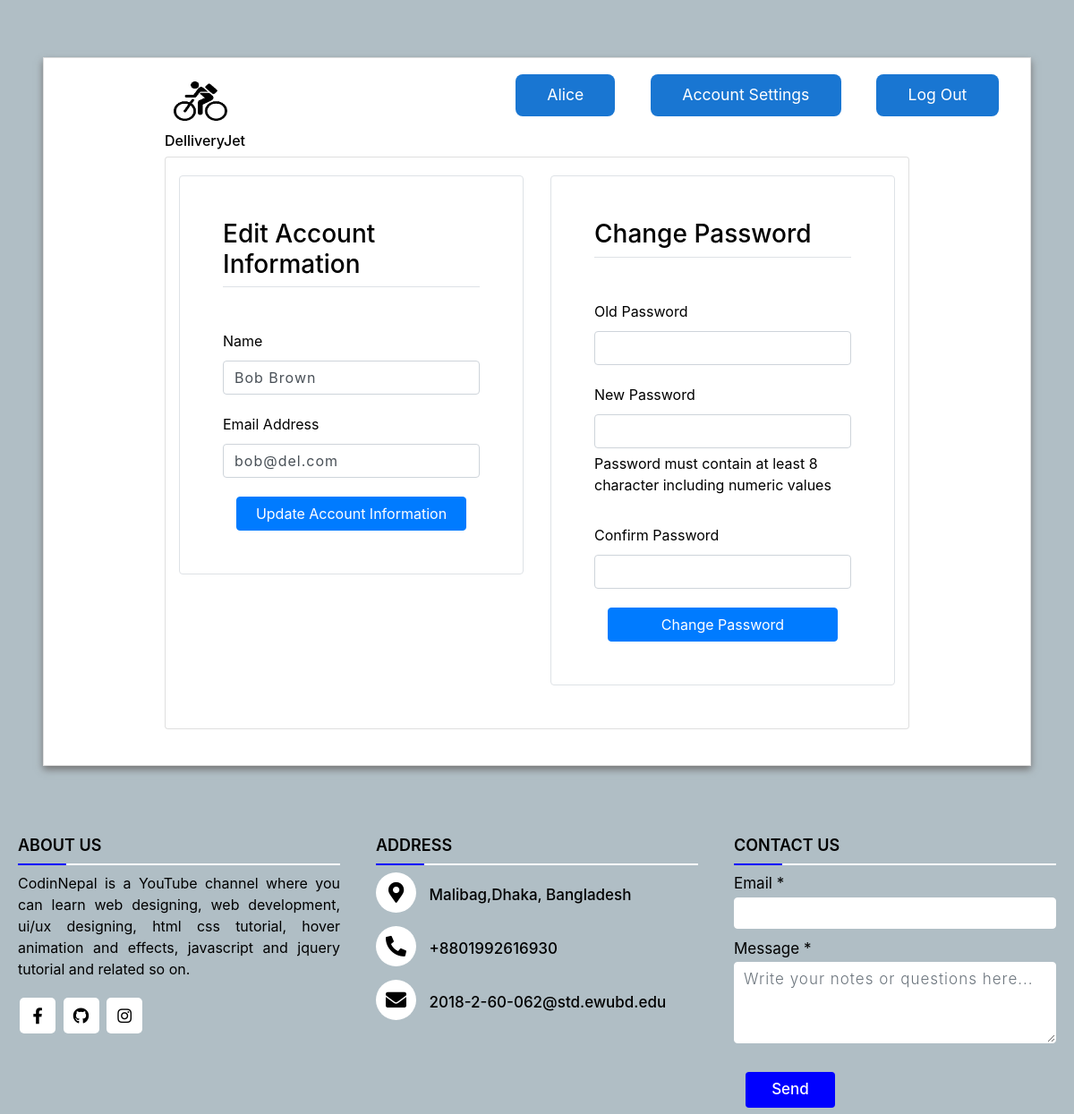
/account-settings/5/ (signed in), run on an earlier commit of the app's database.
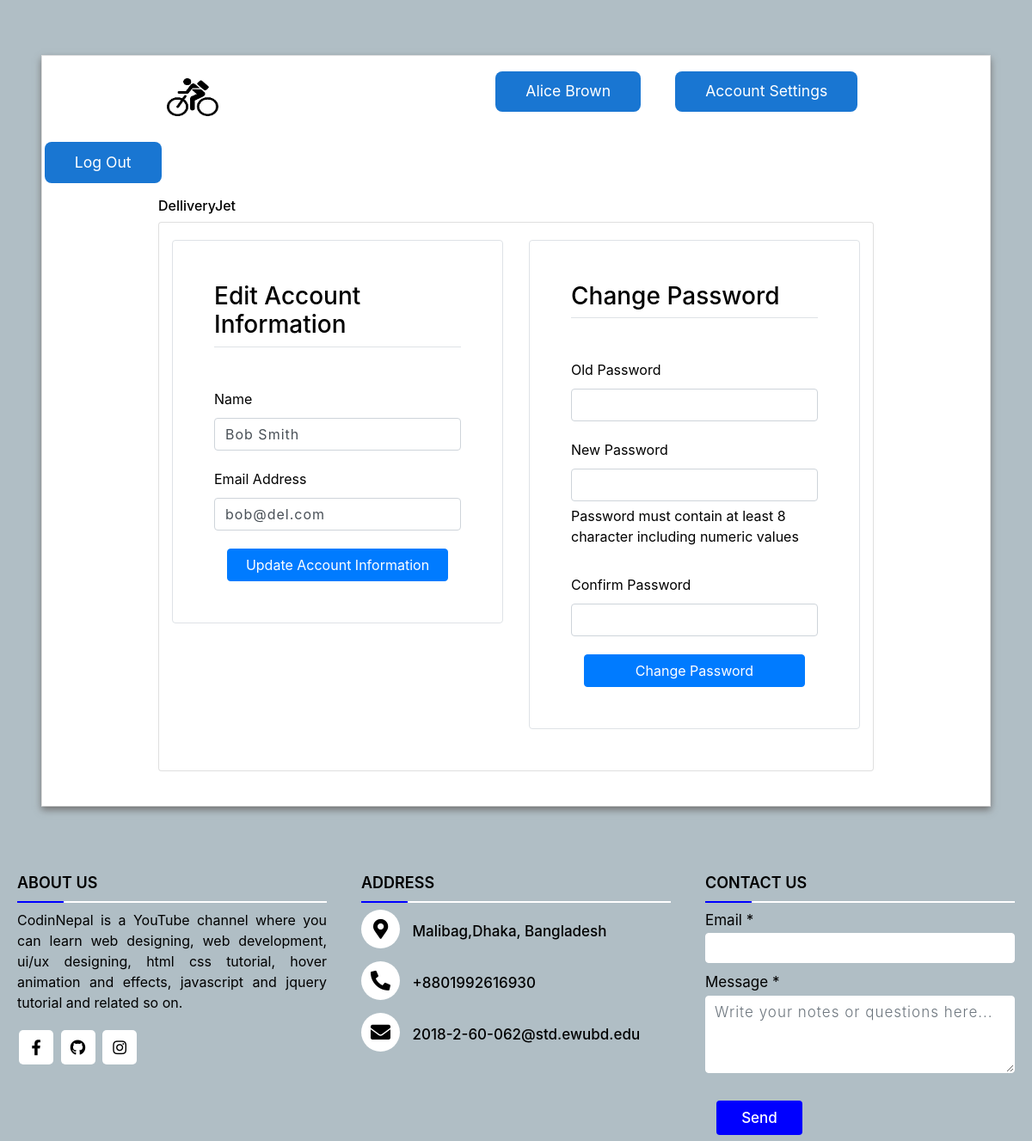
And on a later commit of the database.
### users/models.py (models this page shows, shortened)
class User(AbstractBaseUser):
    email = models.EmailField(max_length=255, unique=True)
    name = models.CharField(max_length=255)
    date_joined = models.DateTimeField(auto_now_add=True)
    is_buyer = models.BooleanField(default=False)
    is_company = models.BooleanField(default=False)
    is_DeliveryMan = models.BooleanField(default=False)
    is_active = models.BooleanField(default=True)
    is_staff = models.BooleanField(default=False)
    is_admin = models.BooleanField(default=False)
    USERNAME_FIELD = 'email'
    REQUIRED_FIELDS = ['name']  # Email & Password are required by default.
    objects = MyUserManager()

### users/views.py (the view, shortened to what this page needs)
# urls.py: path('account-settings/<str:pk>/', account_settings, name='account-settings'),
@login_required(login_url='login')
def account_settings(request, pk):
    user = User.objects.get(id=pk)
    information_form = AccountInformationForm(instance=user)
    password_form = PasswordChangeForm(request.user)
    context = {
        'information_form': information_form,
        'password_form': password_form,
    }
    return render(request, 'account-settings.html', context)

### users/forms.py
class AccountInformationForm(ModelForm):
    class Meta:
        model = User
        fields = ('name', 'email')

### users/templates/account-settings.html (shortened to what this page needs)
{% extends "base.html" %}
{% load static %}
{% load widget_tweaks %}
{% block content %}
<html>
    <head>
        <link rel="stylesheet" href="https://stackpath.bootstrapcdn.com/bootstrap/4.3.1/css/bootstrap.min.css">
</head>
<body>
<div class="container-fluid px-1 px-md-5 px-lg-1 px-xl-5 py-5 mx-auto">
    <div class="card card0 border-4">
        <div class="row d-flex">
                <div class="card1 ">
                     <div > <img src="{% static 'assets/favicon.png' %}" class="logo">
                        <button class="mbtn blue"  ><a href= "{% url 'home' %}">{{request.user.name}}</a></button>
                        <button class="mbtn blue"  ><a href= "">Account Settings</a></button>
                        <button class="mbtn blue" > <a href="{% url 'logout' %}">Log Out </a></button>
                        <div class="relative"><h6><a href="{% url 'home' %}">DelliveryJet</a></h6></div>
                    </div>
                </div>
                <div class="card2 card border-2">
<section class="site-section">
    <div class="container">
        <div class="row">
            <div class="col-lg-6 mb-5">
                <form class="p-4 p-md-5 border rounded" method="post" action="">
                    <h3 class="text-black mb-5 border-bottom pb-2">Edit Account Information</h3>
                    <div class="row form-group">
                        <div class="col-md-12 mb-3 mb-md-0">
                            <label class="text-black">Name</label>
                            {{ information_form.name|add_class:"form-control" }}
                        </div>
                    </div>
                    <div class="row form-group">
                        <div class="col-md-12 mb-3 mb-md-0">
                            <label class="text-black">Email Address</label>
                            {{ information_form.email|add_class:"form-control" }}
                        </div>
                    </div>
                    <div class="col-12">
                        <button class="btn btn-block btn-primary btn-md" type="submit">Update Account Information
                        </button>
                    </div>
                </form>
            </div>
            <div class="col-lg-6 mb-5">
                <form class="p-4 p-md-5 border rounded" method="post" action="">
                    <h3 class="text-black mb-5 border-bottom pb-2">Change Password</h3>
                    <div class="row form-group">
                        <div class="col-md-12 mb-3 mb-md-0">
                            <label class="text-black">Old Password</label>
                            {{ password_form.old_password|add_class:"form-control" }}
                        </div>
                    </div>
                    <div class="row form-group">
                        <div class="col-md-12 mb-3 mb-md-0">
                            <label class="text-black">New Password</label>
                            {{ password_form.new_password1|add_class:"form-control" }}
                            <p>Password must contain at least 8 character including numeric values</p>
                        </div>
                    </div>
                    <div class="row form-group">
                        <div class="col-md-12 mb-3 mb-md-0">
                            <label class="text-black">Confirm Password</label>
                            {{ password_form.new_password2|add_class:"form-control" }}
                        </div>
                    </div>
                    <div class="col-12">
                        <button class="btn btn-block btn-primary btn-md" type="submit">Change Password
                        </button>
                    </div>
                </form>
            </div>
        </div>
    </div>
</section>
</div>
</div>
</div>
</div>
</body>
</html>
{% endblock %}

What changed in the data, as far as the page shows it:
changed User: user.name "Alice" → "Alice Brown"
changed User "bob@del.com": name "Bob Brown" → "Bob Smith"
